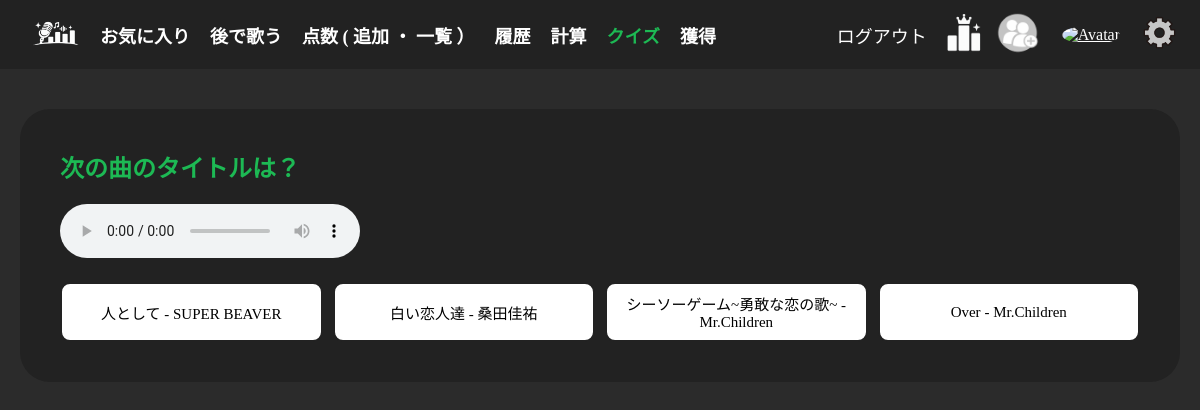
Page /quiz/ (signed in) on the committed database.
### app/models.py (models this page shows, shortened)
class Song(models.Model):
    track_name = models.CharField(max_length=255)
    artist_name = models.CharField(max_length=255)
    album_name = models.CharField(max_length=255)
    artwork_url = models.URLField()
    preview_url = models.URLField(unique=True)
    genre = models.CharField(max_length=100, blank=True)
    lyrics = models.TextField(blank=True, null=True)

### app/views.py (the view, shortened to what this page needs)
# urls.py: path('quiz/', views.quiz_view, name='quiz'),
@login_required
def quiz_view(request):
    user_favorites = list(request.user.favorites.all())
    fav_song = random.choice(user_favorites)
    other_choices = [s for s in user_favorites if s.id != fav_song.id]
    choices = random.sample(other_choices, 3) + [fav_song]
    random.shuffle(choices)
    request.session["fav_song_id"] = fav_song.id
    request.session["choices_ids"] = [c.id for c in choices]
    context = {
        "fav_song": fav_song,
        "choices": choices,
        "correct": None,
        "error": False
    }
    return render(request, "app/quiz.html", context)

### app/templates/app/quiz.html (shortened to what this page needs)
{% extends 'base.html' %}
{% load i18n %}
{% load static %}
{% block content %}
<div class="index song-score quiz">
    {% if error %}
    <p>{% trans "クイズをするにはお気に入りを4曲以上登録してください" %}</p>
    {% else %}
        <h2>{% trans "次の曲のタイトルは？" %}</h2>
        <div class="quiz-preview">
            <audio controls>
                <source src="{{ fav_song.preview_url }}" type="audio/mpeg">
            </audio>
        </div>
        <form method="post">
            <div class="quiz-choices">
                {% for choice in choices %}
                    <button type="submit" name="draw_{{ forloop.counter }}" value="{{ choice.id }}">
                        {{ choice.track_name }} - {{ choice.artist_name }}
                    </button>
                {% endfor %}
            </div>
        </form>
    {% endif %}
</div>
{% endblock %}

### app/static/app/css/style.css (style rules this page uses)
* { margin: 0; padding: 0; box-sizing: border-box; font-family: serif; }
h2 { color: #1DB954; }
body.black { --main-color: #2b2b2b; --text-color: white; --background-color: #ccc; --sub-color: #222; }
body { background-color: var(--main-color); color: var(--text-color); }
button { padding: 7px 14px; border-radius: 10px; border: 2px solid #222; color: black; background-color: white; outline: none; font-size: 15px; cursor: pointer; }
.index { margin-bottom: 30px; }
.song-score { padding: 40px; background-color: #222; border-radius: 30px; color: white; }
.quiz-preview { margin-top: 20px; margin-bottom: 20px; }
.quiz-choices { display: flex; gap: 10px; }
.quiz-choices button { flex: 1; text-align: center; padding: 9px; cursor: pointer; }

### rows in the picture
Song: {{ choice.id }} 520 (drawn), track_name "人として", artist_name "SUPER BEAVER"
Song: track_name "白い恋人達", artist_name "桑田佳祐"
Song: {{ choice.id }} 26 (drawn), track_name "シーソーゲーム~勇敢な恋の歌~", artist_name "Mr.Children"
Song: {{ choice.id }} 39 (drawn), track_name "Over", artist_name "Mr.Children"
